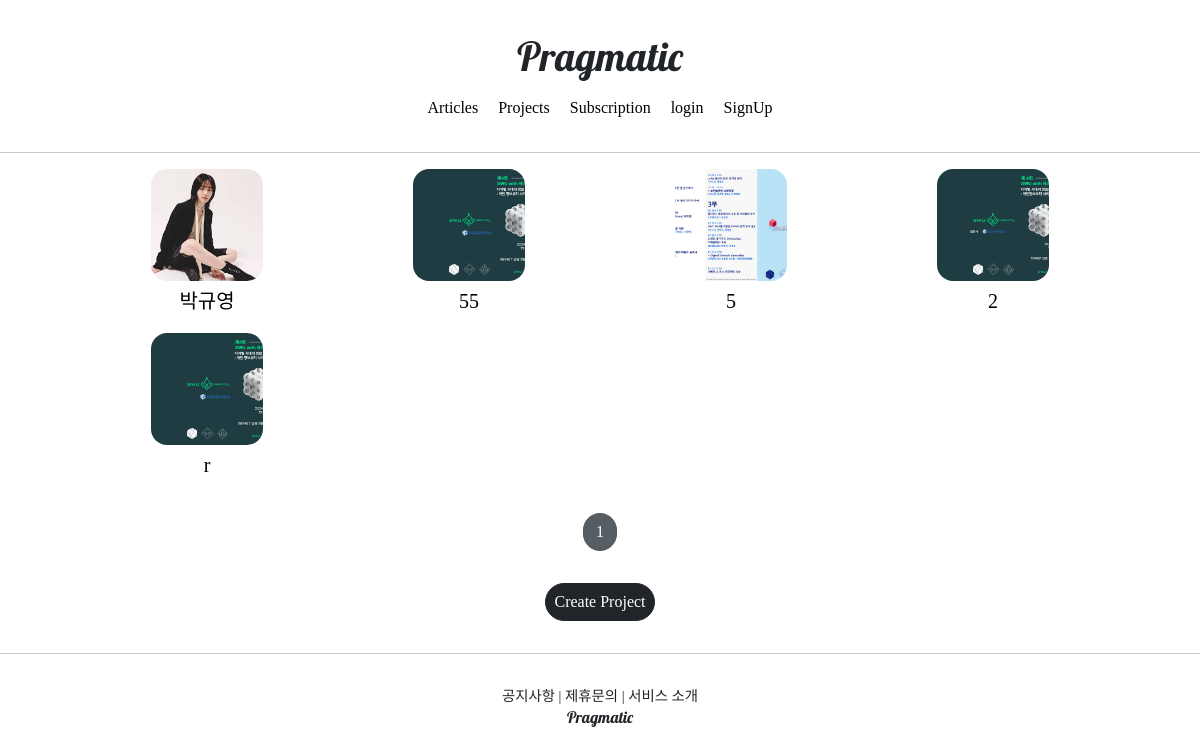
/projects/list/, run on the app's committed database.
### projectapp/models.py (models this page shows, shortened)
class Project(models.Model):
    image = models.ImageField(upload_to='project/',null=False)
    title = models.CharField(max_length=20, null=False)
    description = models.CharField(max_length=200, null=True)
    created_at = models.DateTimeField(auto_now=True)
    class Meta:
       ordering = ['-created_at']  # created_at 필드의 내림차순으로 정렬

### projectapp/views.py (the view)
# urls.py: path('list/', ProjectListView.as_view(), name='list'),
class ProjectListView(ListView):
    model = Project
    context_object_name = 'project_list'
    template_name = 'projectapp/list.html'
    paginate_by = 25

### projectapp/templates/projectapp/list.html (shortened to what this page needs)
{% extends 'base.html' %}
{% load static %}
{% block content %}
   {% if project_list %}
   <div class="container">
     {% for project in project_list %}
       <a href="{% url 'projectapp:detail' pk=project.pk %}">
           {% include 'snippets/card_project.html' with project=project %}
       </a>
       {% endfor %}
   </div>
   {% else %}
   <div class="text-center">
       <h1>No Project YET! </h1>
   </div>
   {% endif %}
   {% include 'snippets/pagination.html' with page_obj=page_obj %}
   <div style="text-align: center">
       <a href="{% url 'projectapp:create' %}" class="btn btn-dark rounded-pill mt-3 mb-3 px-2">
           Create Project
       </a>
   </div>
{% endblock %}

### templates/snippets/card_project.html
<div style="display: block; text-align: center">
    <img src="{{ project.image.url }}" alt="">
    <h5 class="mt-2" style="font-family: 'NanumSquareB'">
        {{ project.title | truncatechars:8 }}
    </h5>
</div>

### static/base.css (style rules this page uses)
a { color: black; text-decoration: none; }

### projectapp/templates/projectapp/list.html (style rules this page uses)
.container { padding: 0; margin: 0, auto; }
.container div { width: 250px; display: flex; justify-content: center; align-items: center; border-radius: 1rem; }
.container img { width: 7rem; height: 7rem; object-fit: cover; border-radius: 1rem; }

### data on the page
Project: image (picture), title "박규영"
Project: image (picture), title "55"
Project: image (picture), title "5"
Project: image (picture), title "2"
Project: image (picture), title "r"

### other printed values
{{ page_obj.number }} "1"
